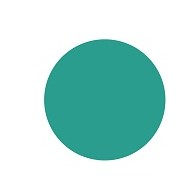
#> input picture Resources/11.jpg, 191 x 176 px
$ python ShapeMatch.py
#> lines starting #> are read from the running program, lines starting #| are printed output that depends on the picture; after the words box and inside, x2 and y2 are one past the last pixel; in counts of white or black regions, pixels touching at a corner belong together; long printed decimals are rounded
### StackImage.py

import cv2
import numpy as np


def stackImages(scale, imgArray):
    rows = len(imgArray)
    cols = len(imgArray[0])
    rowsAvailable = isinstance(imgArray[0], list)
    width = imgArray[0][0].shape[1]
    height = imgArray[0][0].shape[0]
    if rowsAvailable:
        for x in range(0, rows):
            for y in range(0, cols):
                if imgArray[x][y].shape[:2] == imgArray[0][0].shape[:2]:
                    imgArray[x][y] = cv2.resize(imgArray[x][y], (0, 0), None, scale, scale)
                else:
                    imgArray[x][y] = cv2.resize(imgArray[x][y], (imgArray[0][0].shape[1], imgArray[0][0].shape[0]),
                                                None, scale, scale)
                if len(imgArray[x][y].shape) == 2: imgArray[x][y] = cv2.cvtColor(imgArray[x][y], cv2.COLOR_GRAY2BGR)
        imageBlank = np.zeros((height, width, 3), np.uint8)
        hor = [imageBlank] * rows
        hor_con = [imageBlank] * rows
        for x in range(0, rows):
            hor[x] = np.hstack(imgArray[x])
        ver = np.vstack(hor)
    else:
        for x in range(0, rows):
            if imgArray[x].shape[:2] == imgArray[0].shape[:2]:
                imgArray[x] = cv2.resize(imgArray[x], (0, 0), None, scale, scale)
            else:
                imgArray[x] = cv2.resize(imgArray[x], (imgArray[0].shape[1], imgArray[0].shape[0]), None, scale, scale)
            if len(imgArray[x].shape) == 2: imgArray[x] = cv2.cvtColor(imgArray[x], cv2.COLOR_GRAY2BGR)
        hor = np.hstack(imgArray)
        ver = hor
    return ver

### ShapeMatch.py
import cv2
from StackImage import stackImages

# declaring the paths
path1 = 'Resources/11.jpg'
path2 = 'Resources/22.jpg'

# reading the images
img1 = cv2.imread(path1)
#> img1 is the input picture: shape (176, 191, 3); mean B, G, R 215.8, 220.9, 181.5
img2 = cv2.imread(path2)
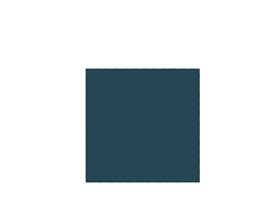
#> input picture Resources/22.jpg, 269 x 198 px
#> img2 is the input picture: shape (198, 269, 3); mean B, G, R 212.8, 209.7, 201.8

# copying the images to draw contours
imgContour1 = img1.copy()
imgContour2 = img2.copy()

# converting to gray
imgGray1 = cv2.cvtColor(img1, cv2.COLOR_BGR2GRAY)
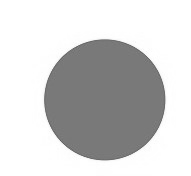
#> imgGray1: shape (176, 191); min 92, max 255, mean 208.6
imgGray2 = cv2.cvtColor(img2, cv2.COLOR_BGR2GRAY)
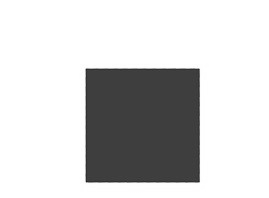
#> imgGray2: shape (198, 269); min 28, max 255, mean 207.7

# adding a blur
imgBlur1 = cv2.GaussianBlur(imgGray1, (7, 7), 1)
imgBlur2 = cv2.GaussianBlur(imgGray2, (7, 7), 1)

# canny edge detection
imgCanny1 = cv2.Canny(imgBlur1, 50, 50)
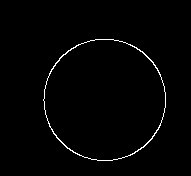
#> imgCanny1: shape (176, 191); 1.3% white in thin lines or dots, all inside (x1, y1, x2, y2) = (43, 39, 166, 161)
imgCanny2 = cv2.Canny(imgBlur2, 50, 50)
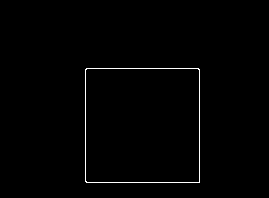
#> imgCanny2: shape (198, 269); 0.86% white in thin lines or dots, all inside (x1, y1, x2, y2) = (85, 68, 200, 183)

# finding contours
contours1, hierarchy = cv2.findContours(imgCanny1, cv2.RETR_EXTERNAL, cv2.CHAIN_APPROX_NONE)
#> contours1 = 1 contour; box (x1, y1, x2, y2) and area: (43, 39, 166, 161) 11618
cnt1 = contours1[0]
#> cnt1 = contour of 345 points, box (x1, y1, x2, y2) (43, 39, 166, 161), area 11618
contours2, hierarchy = cv2.findContours(imgCanny2, cv2.RETR_EXTERNAL, cv2.CHAIN_APPROX_NONE)
#> contours2 = 1 contour; box (x1, y1, x2, y2) and area: (85, 68, 200, 183) 12994
cnt2 = contours2[0]
#> cnt2 = contour of 453 points, box (x1, y1, x2, y2) (85, 68, 200, 183), area 12994

# calculating area
area1 = cv2.contourArea(cnt1)
#> area1 = 11617.5
area2 = cv2.contourArea(cnt2)
#> area2 = 12994.5

# calculating perimeter
peri1 = cv2.arcLength(cnt1, True)
#> peri1 = 403.4
peri2 = cv2.arcLength(cnt2, True)
#> peri2 = 454.2

# comparing with matchShapes function
matShape = cv2.matchShapes(imgCanny1, imgCanny2, 1, 0.0)
#> matShape = 0.0277
matShape_float = "{:.2f}".format(matShape*100)
#> matShape_float = '2.77'

# getting the absolute value of the area difference
areaDiff = abs(area2-area1)
#> areaDiff = 1377

# getting the absolute value of the perimeter difference
periDiff = abs(peri2-peri1)
#> periDiff = 50.84

# printing values
print("Area Of Shape 1 : ", area1)
#| Area Of Shape 1 :  11617.5
print("Area Of Shape 2 : ", area2)
#| Area Of Shape 2 :  12994.5
print("Difference Of Area : ", areaDiff)
#| Difference Of Area :  1377.0
print("\n")
print("Perimeter Of Shape 1 : ", peri1)
#| Perimeter Of Shape 1 :  403.404
print("Perimeter Of Shape 2 : ", peri2)
#| Perimeter Of Shape 2 :  454.243
print("Difference Of Perimeter: ", periDiff)
#| Difference Of Perimeter:  50.839
print("\n")
print("Match Shape Result : ", matShape)
#| Match Shape Result :  0.02766
print("Match Shape Result : ", matShape_float, "%")
#| Match Shape Result :  2.77 %

# drawing contours
cv2.drawContours(imgContour1, cnt1, -1, (255, 0, 0), 3)
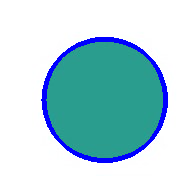
#> imgContour1: shape (176, 191, 3); mean B, G, R 218.7, 210.4, 173.6
cv2.drawContours(imgContour2, cnt2, -1, (255, 0, 0), 3)

# declaring an array and calling the stackImage Function in StackImage.py
imgStack = stackImages(0.8, ([img1, imgContour1, imgCanny1], [img2, imgContour2, imgCanny2]))
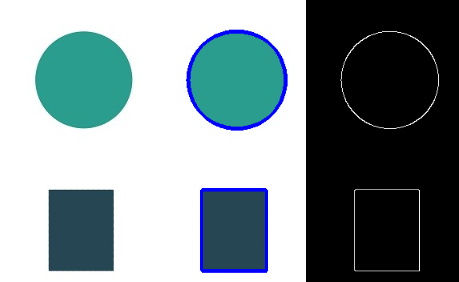
#> imgStack: shape (282, 459, 3); mean B, G, R 145, 141.6, 126.4

# displaying the stack
cv2.imshow("Stack", imgStack)

# added a wait key
cv2.waitKey(0)
